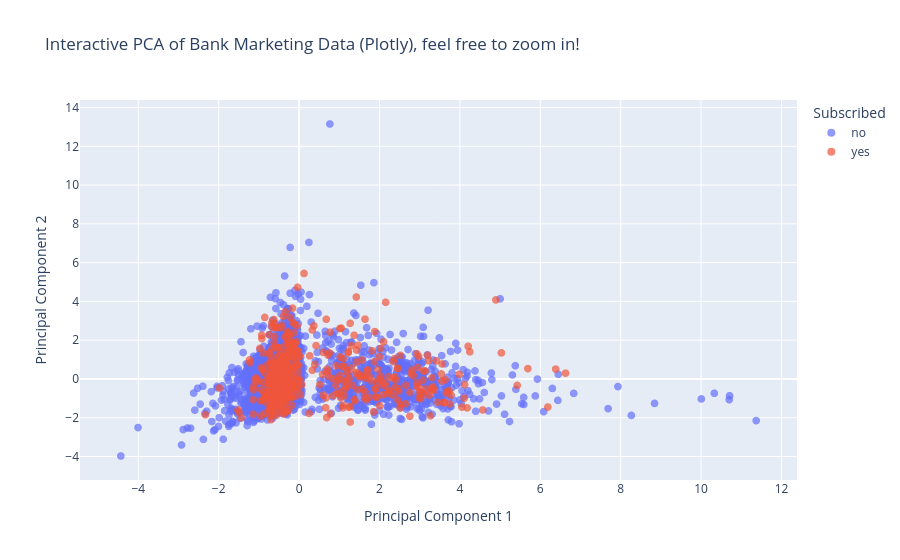

The code cell stored with this chart in its notebook:
### Markdown cell above
Libraries like `matplotlib` and `seaborn` are excellent for static plots. However, libraries like `Plotly` enable the creation of interactive visualisations directly within the notebook or as standalone HTML files. This allows for zooming, panning, hovering to see data values, and selecting/deselecting traces, which can significantly enhance exploratory analysis.

`plotly.express` is a high-level interface to Plotly that makes creating common plots very straightforward, similar to seaborn. Let's recreate the PCA scatter plot using Plotly Express.

### Code cell
# Deep Dive 1: Plotly Demo
import plotly.express as px
import pandas as pd

print("\n--- Deep Dive: Interactive PCA Plot with Plotly Express ---")

if bank_df_original is not None and len(pca_df) == len(bank_df_original):
    pca_df["Target_Label"] = bank_df_original["y"].values
else:
    pca_df["Target_Label"] = pca_df["Target"].map({0: "No", 1: "Yes"})

fig = px.scatter(
    pca_df.to_pandas(),
    x="Principal Component 1",
    y="Principal Component 2",
    color="Target_Label",
    title="Interactive PCA of Bank Marketing Data (Plotly), feel free to zoom in!",
    labels={"Target_Label": "Subscribed"},
    hover_data=pca_df.columns,
)

fig.update_layout(
    legend_title_text="Subscribed",
    xaxis_title="Principal Component 1",
    yaxis_title="Principal Component 2",
)
fig.update_traces(marker=dict(size=8, opacity=0.7))

fig.show()

### Figure 1 — Plotly figure (JSON) as saved in the notebook; plotly's stock layout.template omitted (floating-point values rounded to 4 significant figures; data arrays with more than 128 entries replaced by an {"elided": "..."} marker saying what was removed)
{"data": [{"customdata": {"elided": "4000x2 mixed values"}, "hovertemplate": "Subscribed=%{customdata[1]}<br>Principal Component 1=%{x}<br>Principal Component 2=%{y}<br>Target=%{customdata[0]}<extra></extra>", "legendgroup": "no", "marker": {"color": "#636efa", "opacity": 0.7, "size": 8, "symbol": "circle"}, "mode": "markers", "name": "no", "showlegend": true, "type": "scattergl", "x": {"elided": "4000 float values"}, "xaxis": "x", "y": {"elided": "4000 float values"}, "yaxis": "y"}, {"customdata": {"elided": "521x2 mixed values"}, "hovertemplate": "Subscribed=%{customdata[1]}<br>Principal Component 1=%{x}<br>Principal Component 2=%{y}<br>Target=%{customdata[0]}<extra></extra>", "legendgroup": "yes", "marker": {"color": "#EF553B", "opacity": 0.7, "size": 8, "symbol": "circle"}, "mode": "markers", "name": "yes", "showlegend": true, "type": "scattergl", "x": {"elided": "521 float values"}, "xaxis": "x", "y": {"elided": "521 float values"}, "yaxis": "y"}], "layout": {"legend": {"title": {"text": "Subscribed"}, "tracegroupgap": 0}, "title": {"text": "Interactive PCA of Bank Marketing Data (Plotly), feel free to zoom in!"}, "xaxis": {"anchor": "y", "domain": [0, 1], "title": {"text": "Principal Component 1"}}, "yaxis": {"anchor": "x", "domain": [0, 1], "title": {"text": "Principal Component 2"}}}}
